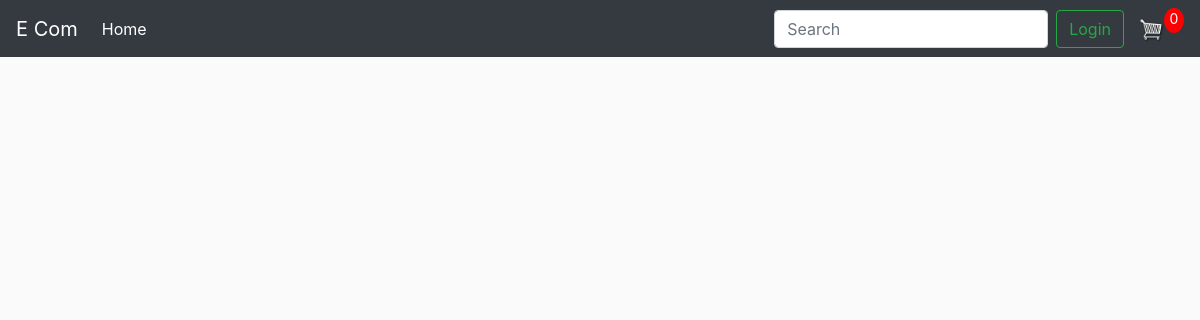
The app's page /, older data.
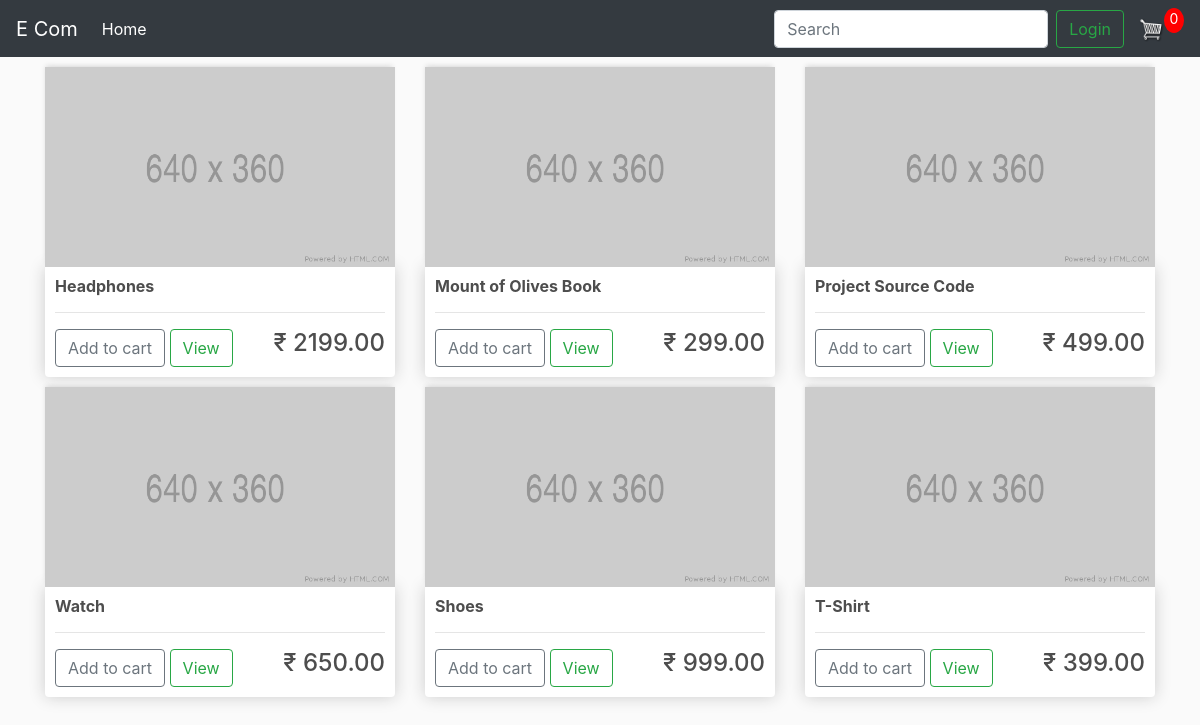
The same page, newer data.
### store/models.py (models this page shows, shortened)
class Product(models.Model):
    name = models.CharField(max_length=255)
    price = models.FloatField()
    digital = models.BooleanField(default=False, null=True, blank=True)
    image = models.ImageField(null=True, blank=True)

### store/views.py (the view)
# urls.py: path('', include('store.urls')),
def store(request):
    products = Product.objects.all()
    context = {'products': products}
    return render(request, 'store/store.html', context)

### templates/store/store.html
{% extends 'base.html' %}
{% load static %}
{% block content %}
<div class="row">
    {% for product in products %}
    <div class="col-lg-4">
        <img class="thumbnail" src="{% static 'images/placeholder.png' %}" alt="placeholder">
        <div class="box-element product">
            <h6>
                <strong>{{ product.name }}</strong>
            </h6>
            <hr>
            <button class="btn btn-outline-secondary add-btn">Add to cart</button>
            <a class="btn btn-outline-success" href="#">View</a>
            <h4 class="store-price">&#x20B9; {{ product.price|floatformat:2 }}</h4>
        </div>
    </div>
    {% endfor %}
</div>
{% endblock content %}

### templates/base.html (shortened to what this page needs)
<!DOCTYPE html>
{% load static %}
<html lang="en">
    <head>
        <link
            rel="stylesheet"
            href="https://stackpath.bootstrapcdn.com/bootstrap/4.4.1/css/bootstrap.min.css"
        >
        <link rel="stylesheet" href="{% static 'css/main.css' %}">
    </head>
    <body>
        <nav class="navbar navbar-expand-lg navbar-dark bg-dark">
            <a class="navbar-brand" href="{% url 'store' %}">E Com</a>
            <div class="collapse navbar-collapse" id="navbarSupportedContent">
                <ul class="navbar-nav mr-auto">
                    <li class="nav-item active">
                        <a class="nav-link" href="{% url 'store' %}">
                            Home
                        </a>
                    </li>
                </ul>
                <form class="form-inline my-2 my-lg-0">
                    <input
                        class="form-control mr-sm-2"
                        type="search"
                        placeholder="Search"
                        aria-label="Search"
                    >
                </form>
                <div class="form-inline my-2 my-lg-0">
                    <a href="#" class="btn btn-outline-success my-2 my-sm-0">Login</a>
                    <a href="{% url 'cart' %}">
                        <img id="cart-icon" src="{% static 'images/cart.png' %}" alt="cart">
                    </a>
                    <p id="cart-total">0</p>
                </div>
            </div>
        </nav>
        <div class="container">
            {% block content %}{% endblock content %}
        </div>
    </body>
</html>

### static/css/main.css (style rules this page uses)
body { background-color: hsl(0, 0%, 98%); }
h1,h2,h3,h4,h5,h6 { color:hsl(0, 0%, 30%); }
.store-price { display: inline-block; float: right; }
.box-element { box-shadow:hsl(0, 0%, 80%) 0 0 16px; background-color: #fff; border-radius: 4px; padding: 10px; }
.thumbnail { width: 100%; height: 200px; -webkit-box-shadow: -1px -3px 5px -2px rgba(214,214,214,1); -moz-box-shadow: -1px -3px 5px -2px rgba(214,214,214,1); box-shadow: -1px -3px 5px -2px rgba(214,214,214,1); }
.product { border-radius: 0 0 4px 4px; }
#cart-icon { width:25px; display: inline-block; margin-left: 15px; }
#cart-total { display: block; text-align: center; color:#fff; background-color: red; width: 20px; height: 25px; border-radius: 50%; font-size: 14px; }
.col-lg-4, .col-lg-6, .col-lg-8, .col-lg-12 { margin-top: 10px; }

Row changes from the older to the newer data that the page shows:
added Product: name "Headphones", price "2199.00"
added Product: name "Mount of Olives Book", price "299.00"
added Product: name "Project Source Code", price "499.00"
added Product: name "Watch", price "650.00"
added Product: name "Shoes", price "999.00"
added Product: name "T-Shirt", price "399.00"
